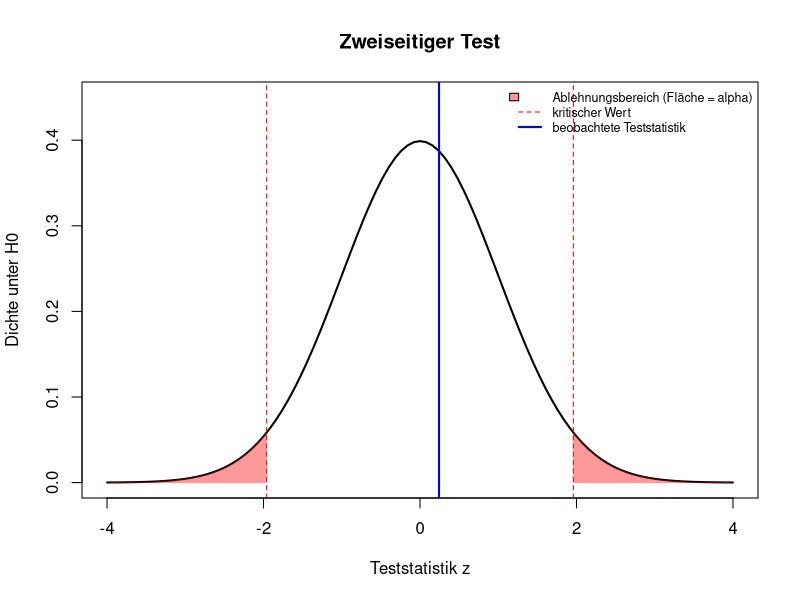
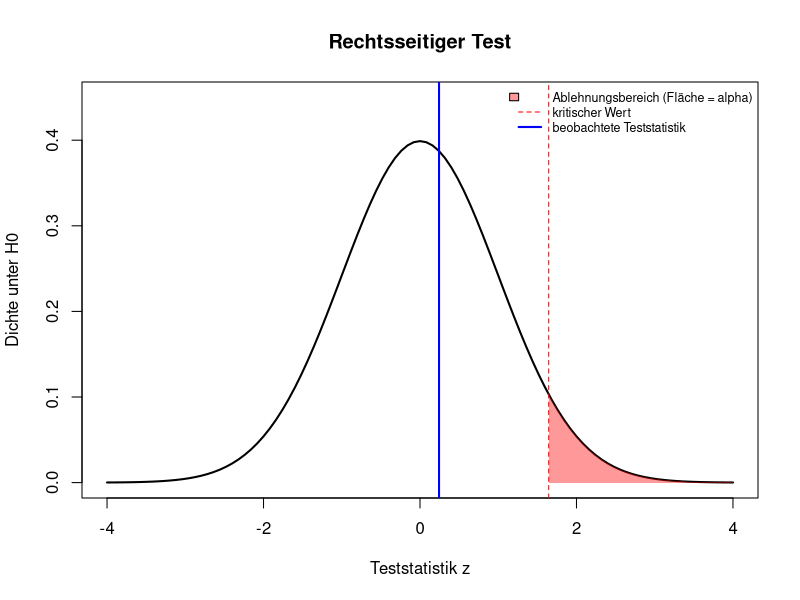
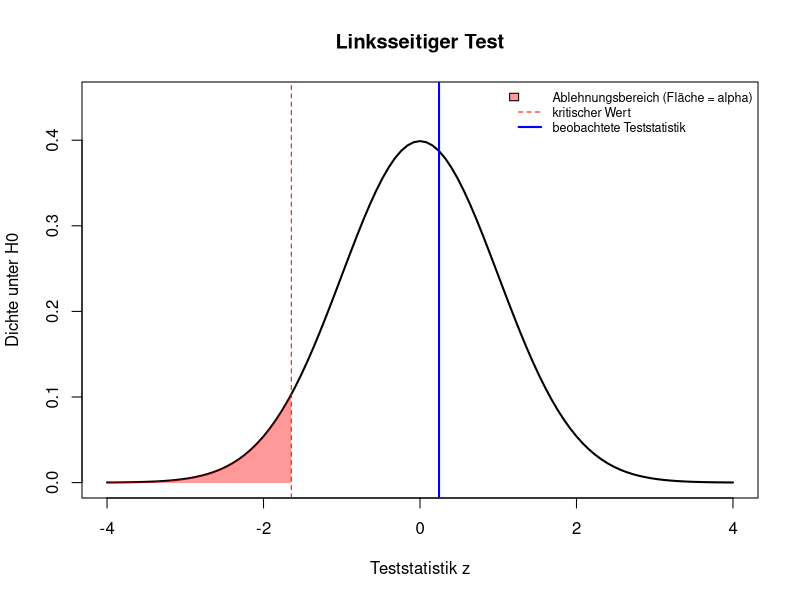

Write the R code that produced these figures, in order.
# =============================================================================
# R-Beispiele 19 und 20 zu Kapitel 5: Statistische Tests
# Quelle: Textseiten „R Beispiel 19 - Kapitel 5.1“ (seit 21.11.2026, vorher auf
#         „R Beispiel 18-19“ in Kapitel 4) und „R Beispiel 20“ im LMS
# Überarbeitet am 21.11.2026; Änderungen gegenüber dem LMS stehen in lms/AENDERUNGEN.md
# Benötigt nur Base R.
# =============================================================================


# -----------------------------------------------------------------------------
# Beispiel 19 (Kap. 5.1): Annahme- und Ablehnungsbereich eines Gauß-Tests
# -----------------------------------------------------------------------------
# Stichprobe mit n = 50 aus N(0, 1). Getestet wird H0: mu = 0 bei bekanntem
# sigma = 1. Teststatistik: z = (x_quer - 0) / (sigma / sqrt(n)), unter H0 N(0, 1).
set.seed(123)
stichprobe <- rnorm(50, mean = 0, sd = 1)
n <- length(stichprobe)
z_beob <- mean(stichprobe) / (1 / sqrt(n))
alpha <- 0.05

# Hilfsfunktion: Dichte der N(0, 1) zeichnen und einen Bereich darunter füllen
flaeche <- function(von, bis, farbe) {
  x <- seq(von, bis, length.out = 200)
  polygon(c(von, x, bis), c(0, dnorm(x), 0), col = farbe, border = NA)
}
testplot <- function(titel, ablehnung, kritisch) {
  curve(dnorm(x), from = -4, to = 4, lwd = 2, ylim = c(0, 0.45),
        xlab = "Teststatistik z", ylab = "Dichte unter H0", main = titel)
  for (b in ablehnung) flaeche(b[1], b[2], rgb(1, 0, 0, 0.4))
  abline(v = kritisch, col = "red", lty = 2)
  abline(v = z_beob, col = "blue", lwd = 2)
  legend("topright", c("Ablehnungsbereich (Fläche = alpha)", "kritischer Wert",
                       "beobachtete Teststatistik"),
         fill = c(rgb(1, 0, 0, 0.4), NA, NA), border = c("black", NA, NA),
         col = c(NA, "red", "blue"), lty = c(NA, 2, 1), lwd = c(NA, 1, 2),
         cex = 0.75, bty = "n")
}

# Zweiseitiger Test: H0: mu = 0 gegen H1: mu != 0
z_krit <- qnorm(1 - alpha / 2)
testplot("Zweiseitiger Test", list(c(-4, -z_krit), c(z_krit, 4)), c(-z_krit, z_krit))
cat("zweiseitig: kritische Werte +/-", round(z_krit, 3),
    "| z =", round(z_beob, 3), "| p-Wert =", round(2 * pnorm(-abs(z_beob)), 4), "\n")

# Rechtsseitiger Test: H0: mu <= 0 gegen H1: mu > 0
z_krit <- qnorm(1 - alpha)
testplot("Rechtsseitiger Test", list(c(z_krit, 4)), z_krit)
cat("rechtsseitig: kritischer Wert", round(z_krit, 3),
    "| p-Wert =", round(1 - pnorm(z_beob), 4), "\n")

# Linksseitiger Test: H0: mu >= 0 gegen H1: mu < 0
z_krit <- qnorm(alpha)
testplot("Linksseitiger Test", list(c(-4, z_krit)), z_krit)
cat("linksseitig: kritischer Wert", round(z_krit, 3),
    "| p-Wert =", round(pnorm(z_beob), 4), "\n")


# -----------------------------------------------------------------------------
# Beispiel 20 (Kap. 5.2): t-Test, Jahresniederschlag
# -----------------------------------------------------------------------------
# Liegt der mittlere Jahresniederschlag bei 485 mm?
# H0: mu = 485 gegen H1: mu != 485, alpha = 0,05; Varianz unbekannt -> t-Test
Regen <- c(499.2, 555.2, 398.8, 391.9, 453.4,
           459.8, 483.7, 417.6, 469.2, 452.4,
           499.3, 340.6, 522.8, 469.9, 527.2,
           565.5, 584.1, 727.3, 558.6, 338.6)

t.test(Regen, alternative = "two.sided", mu = 485, conf.level = 0.95)
# p-Wert > 0,05: H0 wird nicht abgelehnt; 485 liegt im 95-%-Konfidenzintervall.
